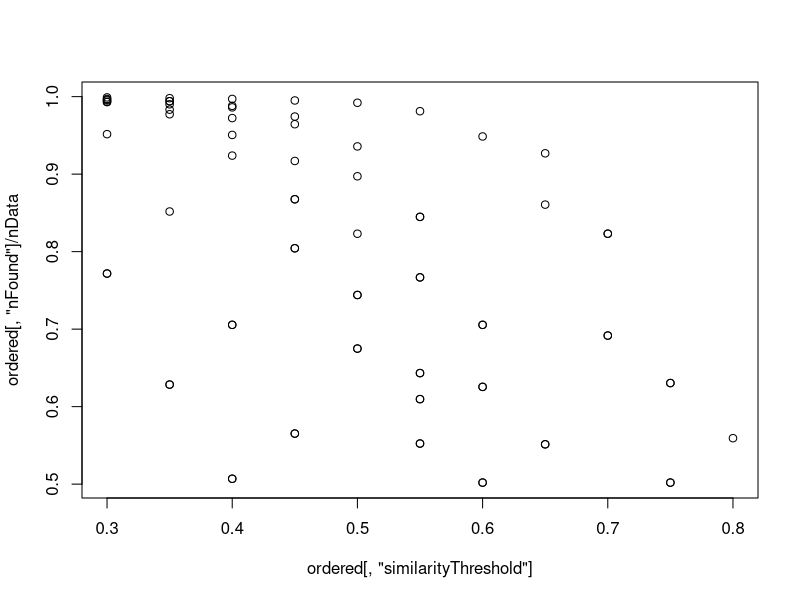
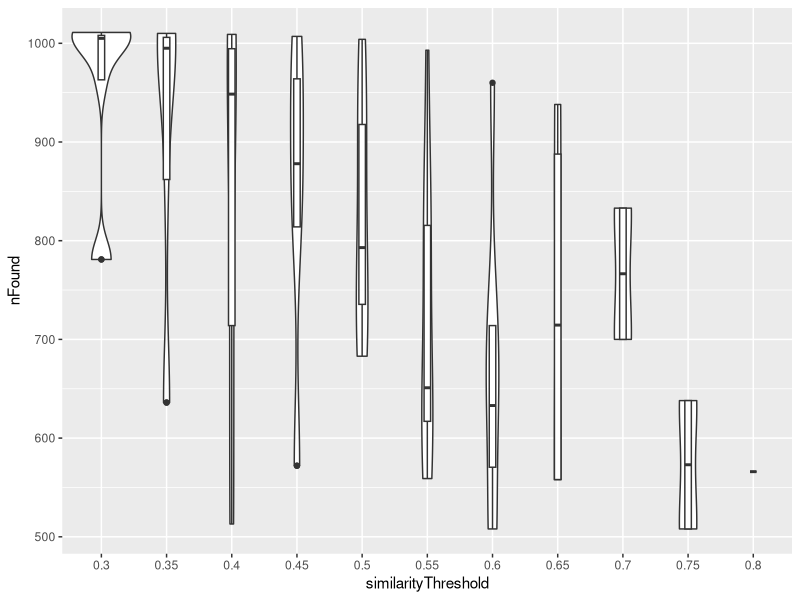

Source code (R) for these figures, in order:
library(ggplot2)

r=read.table("orderGlobalEval.csv",header=TRUE,sep=",")

nData=1012 #number of data points
foundAbove50Perc=r[r[,"nFound"]>1012/2.0 & r[,"MCC"]>0.7,]
r50=foundAbove50Perc
ordered=r50[order(-r50$nFound,-r50$MCC),]
plot(ordered[,"similarityThreshold"],ordered[,"nFound"]/nData)
ordered$similarityThreshold <- as.factor(ordered$similarityThreshold)

ggplot(ordered, aes(x=similarityThreshold, y=nFound)) + 
  geom_violin() + geom_boxplot(width=0.1)